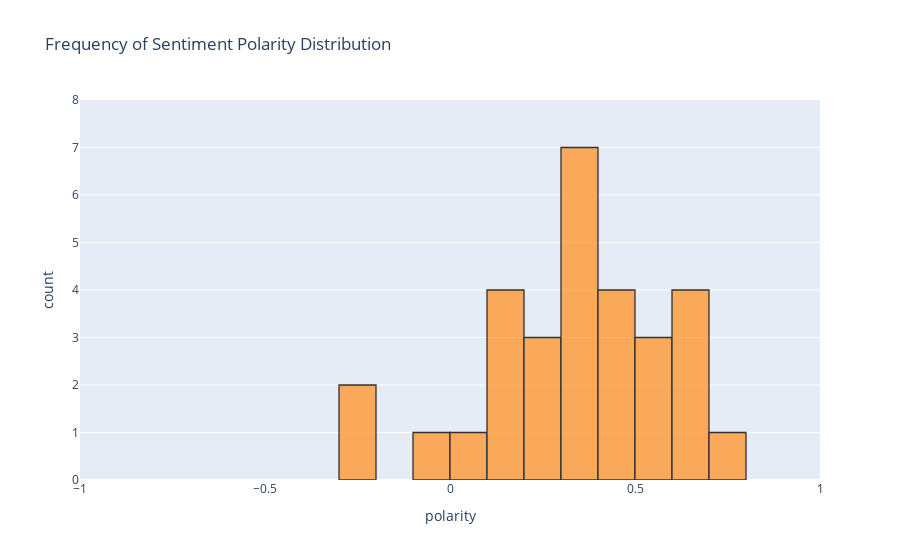

Notebook code for this chart:
### Markdown cell above
#### The distribution of review sentiment polarity score

### Code cell
layout = go.Layout(
        xaxis=dict(
            range=[-1, 1],
            title='polarity'
        ),
        yaxis=dict(
            range=[0, 8],
            title='count'
        ),
        title='Frequency of Sentiment Polarity Distribution'
    )
df['polarity'].iplot(
    kind='hist',
    bins=12,
    linecolor='black',
    layout = layout)

### Figure 1 — Plotly figure (JSON) as saved in the notebook; plotly's stock layout.template omitted (floating-point values rounded to 4 significant figures)
{"data": [{"histfunc": "count", "histnorm": "", "marker": {"color": "rgba(255, 153, 51, 1.0)", "line": {"color": "#000000", "width": 1.3}}, "name": "polarity", "nbinsx": 12, "opacity": 0.8, "orientation": "v", "type": "histogram", "x": [0.3741, 0.3708, -0.2321, 0.1883, 0.2584, 0.5509, 0.2614, 0.4, 0.3539, 0.6393, 0.4975, 0.6623, 0.359, 0.6083, 0.2802, 0.615, 0.308, 0.3938, 0.4753, 0.4167, 0.5429, -0.02998, 0.05116, 0.1417, 0.14, -0.2014, 0.1081, 0.3726, 0.5073, 0.74]}], "layout": {"barmode": "overlay", "title": {"text": "Frequency of Sentiment Polarity Distribution"}, "xaxis": {"range": [-1, 1], "title": {"text": "polarity"}}, "yaxis": {"range": [0, 8], "title": {"text": "count"}}}}
